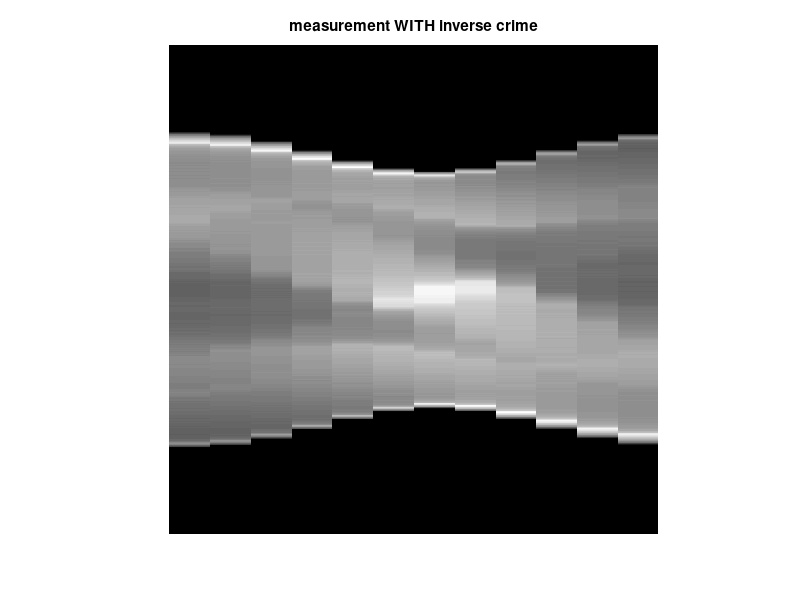
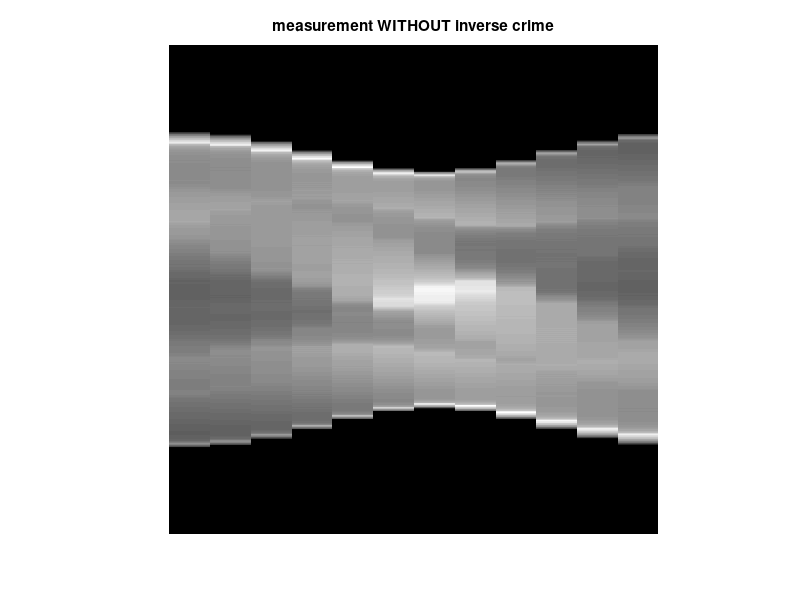
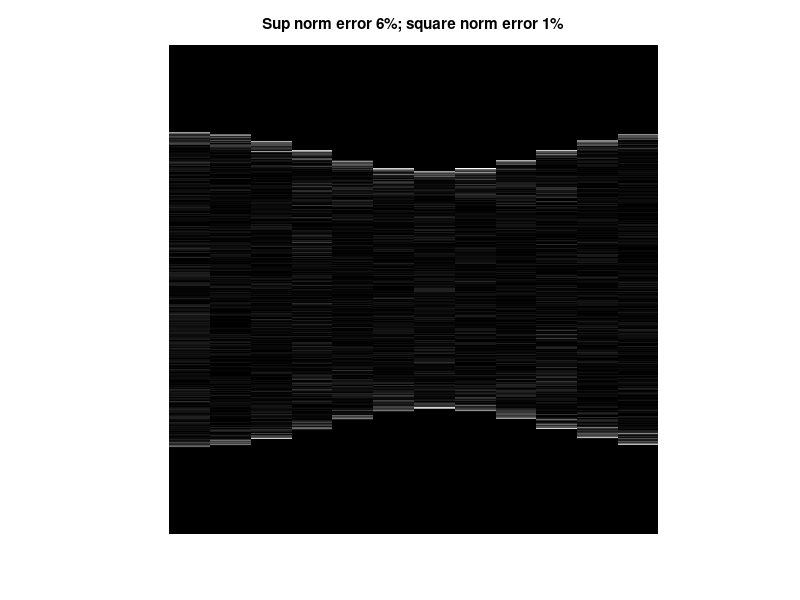
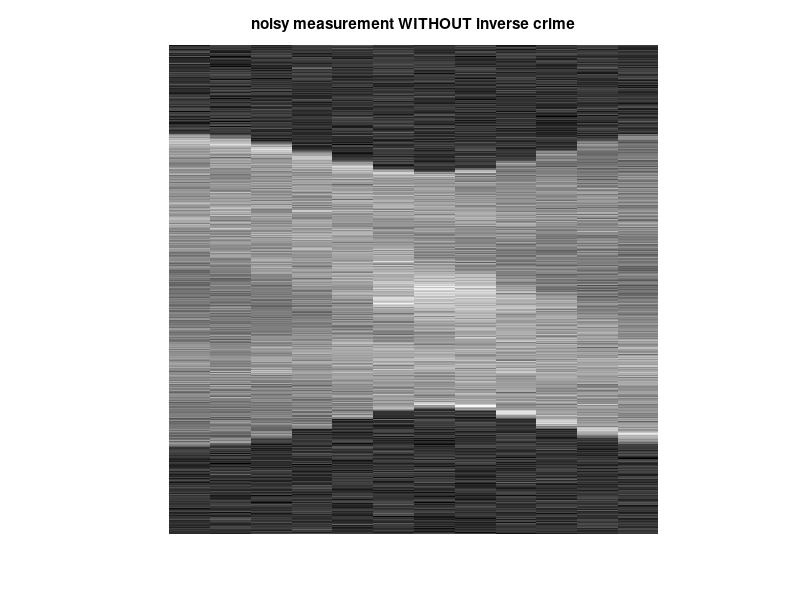

The MATLAB source for these figures, in order:
% Here we simulate X-ray tomographic measurement avoiding inverse crime. 
%
% This case is sparse-angle tomography.
%
% ***Note: sometimes it is necessary to "clear all" in the command window
% ***before running this file. If you see the error announcement
% ***"??? Subscripted assignment dimension mismatch",
% ***please use "clear all" and rerun this file.
%
% Jennifer Mueller and Samuli Siltanen, October 2012

% Choose relative noise level in simulated noisy data
noiselevel = 0.1;

% Construct target image at desired resolution
N      = 512;
target = phantom('Modified Shepp-Logan',N);

% Choose sparse measurement angles (given in degrees, not radians)
Nang    = 12;
angle0  = -90;
measang = angle0 + [0:(Nang-1)]/Nang*180;

% Construct measurement. The vector s contains the linear coordinates
% of the Radon transform in pixel coordinates.
[m,s] = radon(target,measang);

% Construct phantom "target2" with higher resolution 
N2      = 2*N;
target2 = phantom('Modified Shepp-Logan',N2);

% Construct tomographic data at higher resolution. Vector tmp contains 
% the linear coordinates of the Radon transform in pixel coordinates. 
% However, since the two phantoms have different numbers of pixels, 
% we correct for the pixel size using the ratio N/N2.
[m2,tmp]  = radon(target2,measang);
ratio     = N/N2;
s2        = tmp*ratio;

% Since Matlab's radon.m routine uses different locations of the origin at
% different resolutions (type in Matlab >> help radon), we need to correct 
% for the displacement. We calculate distance between the origins in "target" 
% and "target2" matrices by constructing matching-scale coordinates for
% both images.
orind   = floor((size(target)+1)/2); % Pixel containing the origin in target
orind2  = floor((size(target2)+1)/2); % Pixel containing the origin in target2
x       = .5 + [0:(N-1)];
[X,Y]   = meshgrid(x,x);
x2      = .5 + [0:(N2-1)];
x2      = x2*ratio;
[X2,Y2] = meshgrid(x2,x2);
orx     = X(orind(1),orind(2));
ory     = Y(orind(1),orind(2));
orx2    = X2(orind2(1),orind2(2));
ory2    = Y2(orind2(1),orind2(2));
odist   = sqrt((orx-orx2)^2+(ory-ory2)^2);

% Construct measurement "mnc" from higher resolution data by interpolation. 
% Then "mnc" contains no inverse crime. Note the correction for
% displacement of the origin due to the two resolutions used.
for iii = 1:Nang
    mnc(:,iii) = interp1(s2(:)+odist*cos(2*pi*(measang(iii)+45)/360),m2(:,iii),s(:),'cubic');
end

% Correct for magnitude
mnc = mnc*ratio;

% Remove possible NaN (not-a-number) elements resulting from possible 
% interpolation outside the domain of definition
mnc(isnan(mnc)) = 0;

% Monitor the accuracy of the interpolated data. When N grows, the errors
% become smaller. However, the error should not be zero as a small positive
% error simulates the inevitable modeling errors of practical situations.
err_sup = max(max(abs(m-mnc)))/max(max(abs(m)));
err_squ = norm(m(:)-mnc(:))/norm(m(:));
disp(['Sup norm relative error: ', num2str(err_sup)]);
disp(['Square norm relative error: ', num2str(err_squ)]);

% Reset the random number generator to ensure repeatable results
%reset(RandStream.getDefaultStream);

% Construct noisy data
mncn = mnc + noiselevel*max(abs(mnc(:)))*randn(size(mnc));

% Save the result to file
save XRsparse_NoCrime N mnc mncn measang target

% Take a look at the measurement WITH inverse crime
figure(2)
clf
imagesc(m)
colormap gray
axis square
axis off
title('measurement WITH inverse crime')

% Take a look at the measurement WITHOUT inverse crime
figure(3)
clf
imagesc(mnc)
colormap gray
axis square
axis off
title('measurement WITHOUT inverse crime')

% Take a look at the difference between the two measurements
figure(4)
clf
imagesc(abs(m-mnc))
colormap gray
axis square
axis off
title(['Sup norm error ', num2str(round(err_sup*100)), '%; square norm error ', ...
    num2str(round(err_squ*100)), '%'])

% Take a look at the noisy measurement WITHOUT inverse crime
figure(5)
clf
imagesc(mncn)
colormap gray
axis square
axis off
title('noisy measurement WITHOUT inverse crime')

% Show actual phantom (target)
figure(6)
clf
imagesc(target)
colormap gray
axis square
axis off
title(['Shepp-Logan phantom at size ', num2str(N), 'x', num2str(N)])




